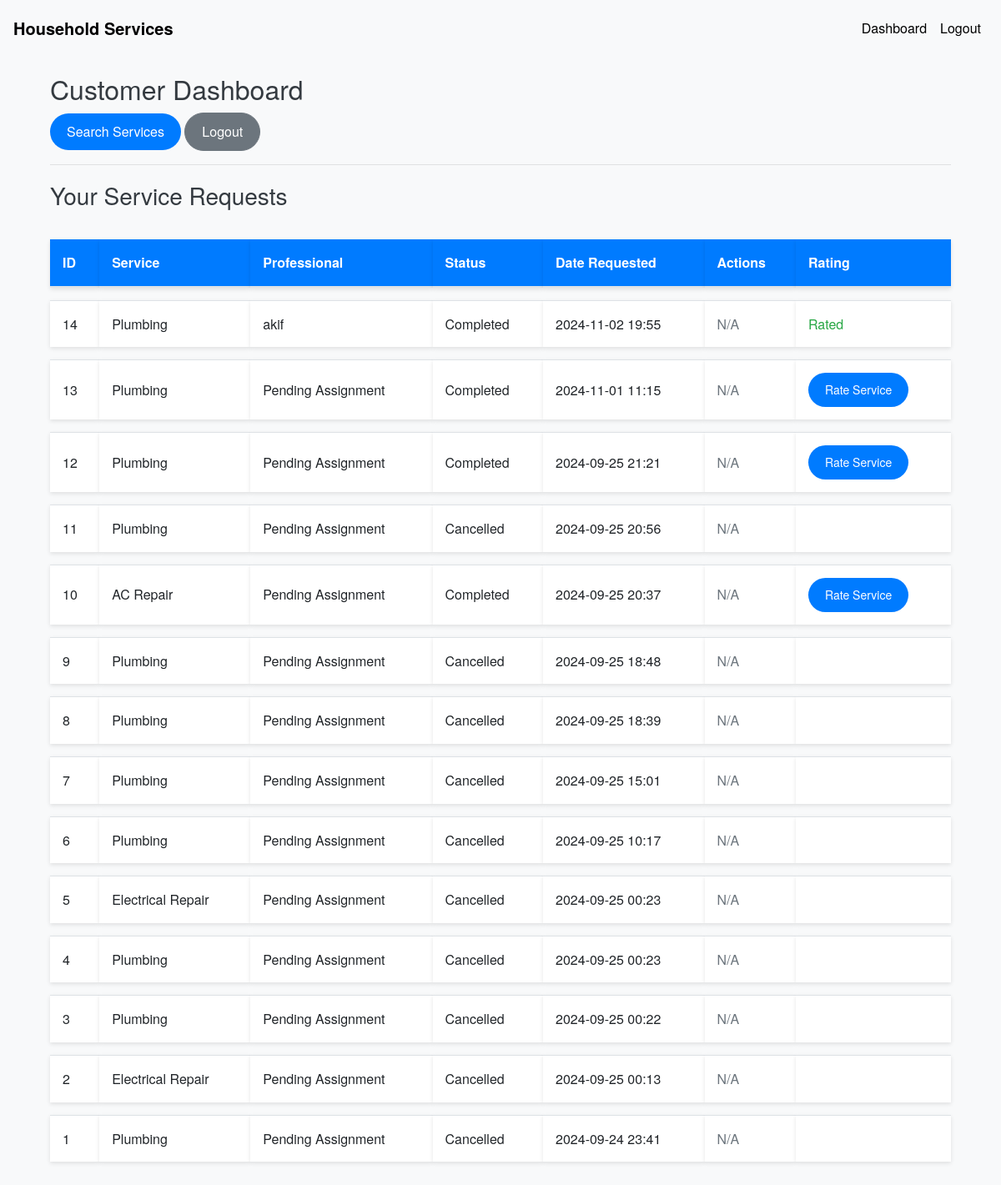
The app's page /customer/dashboard (signed in) with its own data.
### models.py (models this page shows, shortened)
class ServiceRequest(db.Model):
    __tablename__ = 'service_requests'
    id = db.Column(db.Integer, primary_key=True)
    service_id = db.Column(db.Integer, db.ForeignKey('services.id'), nullable=False)
    customer_id = db.Column(db.Integer, db.ForeignKey('users.id'), nullable=False)
    professional_id = db.Column(db.Integer, db.ForeignKey('users.id'))
    service_status = db.Column(db.String(20), nullable=False, default='requested')
    service = db.relationship('Service', backref='service_requests')
    date_of_request = db.Column(db.DateTime, default=datetime.utcnow)
    date_of_completion = db.Column(db.DateTime)
    remarks = db.Column(db.Text)
    rating = db.Column(db.Integer)

class Service(db.Model):
    __tablename__ = 'services'
    id = db.Column(db.Integer, nullable =False, primary_key=True)
    name = db.Column(db.String(100), nullable=False)
    base_price = db.Column(db.Float, nullable=False)
    time_required = db.Column(db.Integer, nullable=False)  # in minutes
    description = db.Column(db.Text)

class User(UserMixin, db.Model):
    __tablename__ = 'users'
    id = db.Column(db.Integer, primary_key=True)
    username = db.Column(db.String(100), unique=True, nullable=False)
    password = db.Column(db.String(128), nullable=False)
    role = db.Column(db.String(20), nullable=False)
    is_active = db.Column(db.Boolean, default=True)
    date_created = db.Column(db.DateTime, default=datetime.utcnow)
    date_completed = db.Column(db.DateTime)
    is_approved = db.Column(db.Boolean, default=False)
    service_type = db.Column(db.String(100))
    experience = db.Column(db.Integer)
    resume_filename = db.Column(db.String(200))
    approval_status = db.Column(db.String(50), default='pending')
    customer_service_requests = db.relationship('ServiceRequest', backref='customer', foreign_keys='ServiceRequest.customer_id', lazy='dynamic')
    professional_service_requests = db.relationship('ServiceRequest', backref='professional', foreign_keys='ServiceRequest.professional_id', lazy='dynamic')

### routes.py (the view)
@app.route('/customer/dashboard')
@login_required
def customer_dashboard():
    if current_user.role != 'customer':
        flash('Access denied.')
        return redirect(url_for('index'))
    service_requests = ServiceRequest.query.filter_by(customer_id=current_user.id).order_by(ServiceRequest.id.desc()).all()
    return render_template('customer_dashboard.html', service_requests=service_requests)

### app.py (called while the page is built)
@login_manager.user_loader
def load_user(user_id):
    return User.query.get(int(user_id))

### templates/customer_dashboard.html (shortened to what this page needs)
{% extends 'base.html' %}
{% block content %}
<div class="container mt-4">
    <h2>Customer Dashboard</h2>
    <p>
        <a href="{{ url_for('search_services') }}" class="btn btn-primary">Search Services</a>
        <a href="{{ url_for('logout') }}" class="btn btn-secondary">Logout</a>
    </p>
    <hr>
    <h3>Your Service Requests</h3>
    <table class="table table-striped">
        <thead>
            <tr>
                <th>ID</th>
                <th>Service</th>
                <th>Professional</th>
                <th>Status</th>
                <th>Date Requested</th>
                <th>Actions</th>
                <th>Rating</th>
            </tr>
        </thead>
        <tbody>
            {% for request in service_requests %}
            <tr>
                <td>{{ request.id }}</td>
                <td>{{ request.service.name }}</td>
                <td>
                    {% if request.professional %}
                    {{ request.professional.username }}
                    {% else %}
                    Pending Assignment
                    {% endif %}
                </td>
                <td>{{ request.service_status.capitalize() }}</td>
                <td>{{ request.date_of_request.strftime('%Y-%m-%d %H:%M') }}</td>
                <td>
                    {% if request.service_status in ['requested', 'accepted'] %}
                    <form action="{{ url_for('cancel_request', request_id=request.id) }}" method="POST" style="display:inline;">
                        <button type="submit" class="btn btn-sm btn-danger" onclick="return confirm('Are you sure you want to cancel this request?');">Cancel</button>
                    </form>
                    {% else %}
                    <span class="text-muted">N/A</span>
                    {% endif %}
                </td>
                <td>
                    {% if request.service_status == 'completed' %}
                        {% if request.rating %}
                            <span class="text-success">Rated</span>
                        {% else %}
                            <button class="btn btn-primary btn-sm" data-toggle="modal" data-target="#rateModal{{ request.id }}">Rate Service</button>
                        {% endif %}
                    {% endif %}
                </td>
            </tr>
            {% endfor %}
        </tbody>
    </table>
</div>
{% endblock %}

### templates/base.html (shortened to what this page needs)
<!DOCTYPE html>
<html lang="en">
<head>
    <link rel="stylesheet" href="https://stackpath.bootstrapcdn.com/bootstrap/4.5.0/css/bootstrap.min.css">
    <link rel="stylesheet" href="{{ url_for('static', filename='css/styles.css') }}">
</head>
<body>
    <nav class="navbar navbar-expand-lg navbar-light bg-light">
        <a class="navbar-brand" href="{{ url_for('index') }}">Household Services</a>
        {% if current_user.is_authenticated %}
        <div class="collapse navbar-collapse" id="navbarNav">
            <ul class="navbar-nav ml-auto">
                {% if current_user.role == 'admin' %}
                <li class="nav-item">
                    <a class="nav-link" href="{{ url_for('admin_dashboard') }}">Dashboard</a>
                </li>
                {% elif current_user.role == 'professional' %}
                <li class="nav-item">
                    <a class="nav-link" href="{{ url_for('professional_dashboard') }}">Dashboard</a>
                </li>
                {% elif current_user.role == 'customer' %}
                <li class="nav-item">
                    <a class="nav-link" href="{{ url_for('customer_dashboard') }}">Dashboard</a>
                </li>
                {% endif %}
                <li class="nav-item">
                    <a class="nav-link" href="{{ url_for('logout') }}">Logout</a>
                </li>
            </ul>
        </div>
        {% endif %}
    </nav>
    <div class="container mt-4">
        {% block content %}{% endblock %}
    </div>
</body>
</html>

### static/css/styles.css (style rules this page uses)
body { padding-top: 5px; font-family: 'Helvetica Neue', Arial, sans-serif; background-color: #f8f9fa; color: #343a40; line-height: 1.6; }
.navbar { background-color: #343a40; }
.navbar-brand { font-weight: bold; color: #000000 !important; }
.nav-link { color: #000000 !important; }
.table { margin-top: 20px; border-collapse: separate; border-spacing: 0 15px; }
.table th, .table td { vertical-align: middle; background-color: #ffffff; border: none; padding: 15px; box-shadow: 0 2px 5px rgba(0, 0, 0, 0.1); }
.table th { background-color: #007bff; color: #ffffff; font-weight: bold; }
.table td { border-top: 1px solid #dee2e6; }
.btn { border-radius: 50px; padding: 10px 20px; transition: background-color 0.3s ease, color 0.3s ease; }
.btn-primary { background-color: #007bff; border: none; }
h1, h2, h3, h4, h5, h6 { font-weight: 300; margin-top: 20px; margin-bottom: 10px; }
.container { margin-top: 50px; }

### records on screen
ServiceRequest: id "14", service.name "Plumbing", professional.username "akif", service_status "Completed", date_of_request "2024-11-02 19:55", shows "N/A", rating "Rated"
ServiceRequest: id "13", service.name "Plumbing", shows "Pending Assignment", service_status "Completed", date_of_request "2024-11-01 11:15", shows "N/A"
ServiceRequest: id "12", service.name "Plumbing", shows "Pending Assignment", service_status "Completed", date_of_request "2024-09-25 21:21", shows "N/A"
ServiceRequest: id "11", service.name "Plumbing", shows "Pending Assignment", service_status "Cancelled", date_of_request "2024-09-25 20:56", shows "N/A"
ServiceRequest: id "10", service.name "AC Repair", shows "Pending Assignment", service_status "Completed", date_of_request "2024-09-25 20:37", shows "N/A"
ServiceRequest: id "9", service.name "Plumbing", shows "Pending Assignment", service_status "Cancelled", date_of_request "2024-09-25 18:48", shows "N/A"
ServiceRequest: id "8", service.name "Plumbing", shows "Pending Assignment", service_status "Cancelled", date_of_request "2024-09-25 18:39", shows "N/A"
ServiceRequest: id "7", service.name "Plumbing", shows "Pending Assignment", service_status "Cancelled", date_of_request "2024-09-25 15:01", shows "N/A"
ServiceRequest: id "6", service.name "Plumbing", shows "Pending Assignment", service_status "Cancelled", date_of_request "2024-09-25 10:17", shows "N/A"
ServiceRequest: id "5", service.name "Electrical Repair", shows "Pending Assignment", service_status "Cancelled", date_of_request "2024-09-25 00:23", shows "N/A"
ServiceRequest: id "4", service.name "Plumbing", shows "Pending Assignment", service_status "Cancelled", date_of_request "2024-09-25 00:23", shows "N/A"
ServiceRequest: id "3", service.name "Plumbing", shows "Pending Assignment", service_status "Cancelled", date_of_request "2024-09-25 00:22", shows "N/A"
ServiceRequest: id "2", service.name "Electrical Repair", shows "Pending Assignment", service_status "Cancelled", date_of_request "2024-09-25 00:13", shows "N/A"
ServiceRequest: id "1", service.name "Plumbing", shows "Pending Assignment", service_status "Cancelled", date_of_request "2024-09-24 23:41", shows "N/A"
